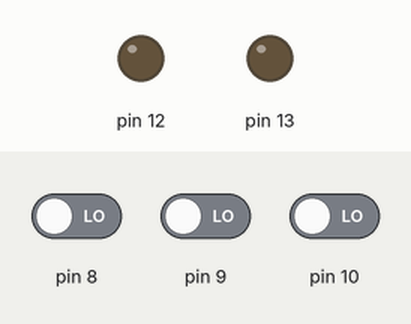
Simulated run of this sketch. Board: Arduino Uno, built with avr-gcc and run on an emulated ATmega328P. Parts: output pins drawn as LEDs (lit = HIGH). Inputs (shaded band) come from the test bench; at power-on: pin 8 LOW, pin 9 LOW, pin 10 LOW.

Above: at 1.2 s.
1.3 s: pin 8 driven HIGH
At 2.5 s:
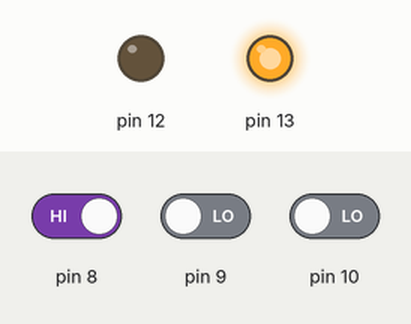
2.8 s: pin 8 driven LOW
At 3.8 s:
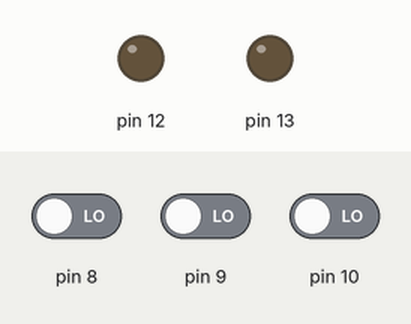
Timing chart, 0 to 5.8 s (numbered marks = the images above; inputs shaded):
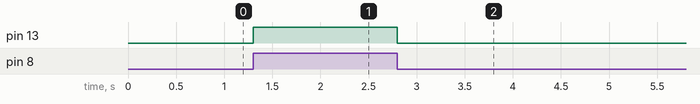

Measured:
- after the input at 1.3 s, pin 13: LOW → HIGH at once
- after the input at 2.8 s, pin 13: HIGH → LOW at once

The sketch:

Full_Adder.ino
```cpp
int A, B, C;
void setup() {
  pinMode(13, OUTPUT);
  pinMode(12, OUTPUT);
  pinMode(10, INPUT);
  pinMode(9, INPUT);
  pinMode(8, INPUT);

}

void loop() {
  A = digitalRead(10);
  A = digitalRead(9);
  A = digitalRead(8);
  int S, Carry;
  S = A ^ B ^ C;
  Carry = ((A & B) | (B & C) | (A & C));
  digitalWrite(13, S);
  digitalWrite(12, Carry);
}
```
